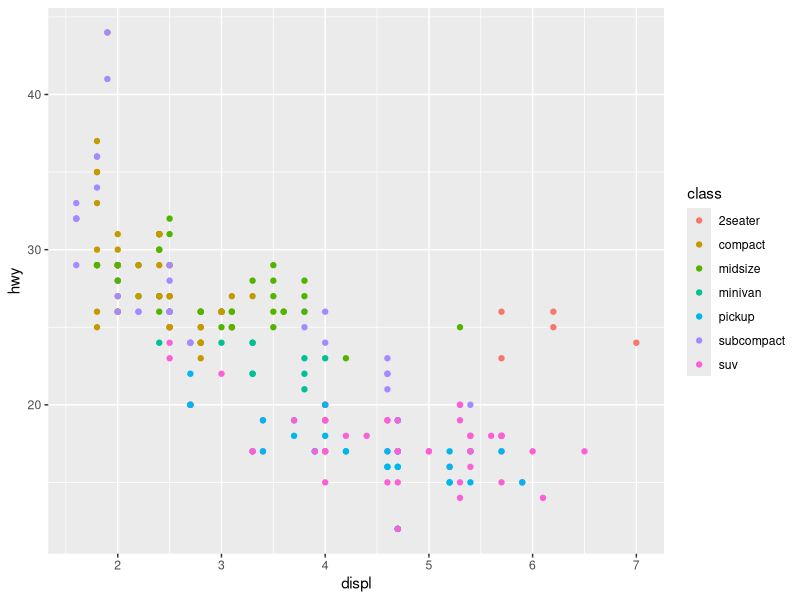
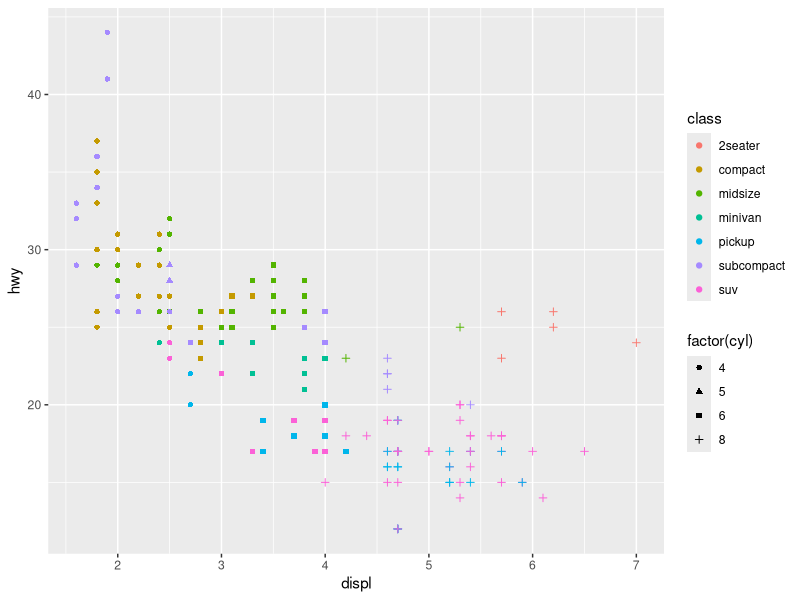
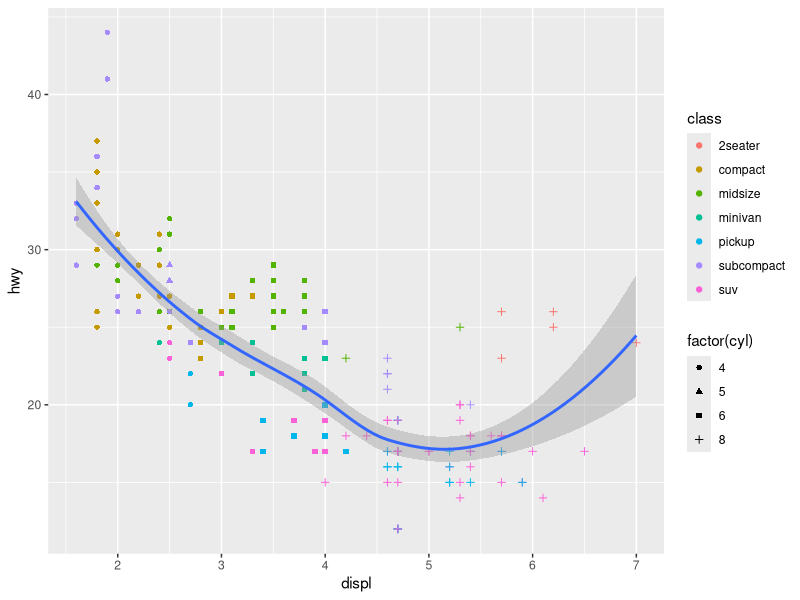
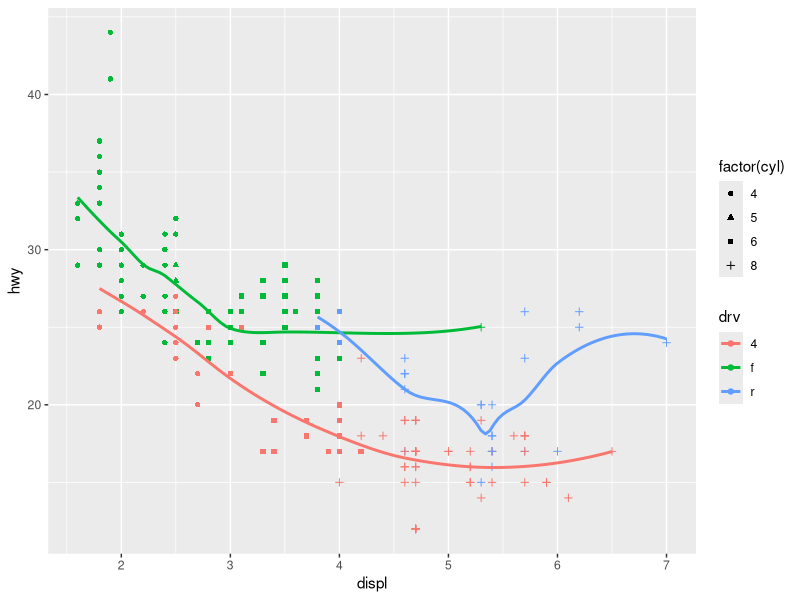
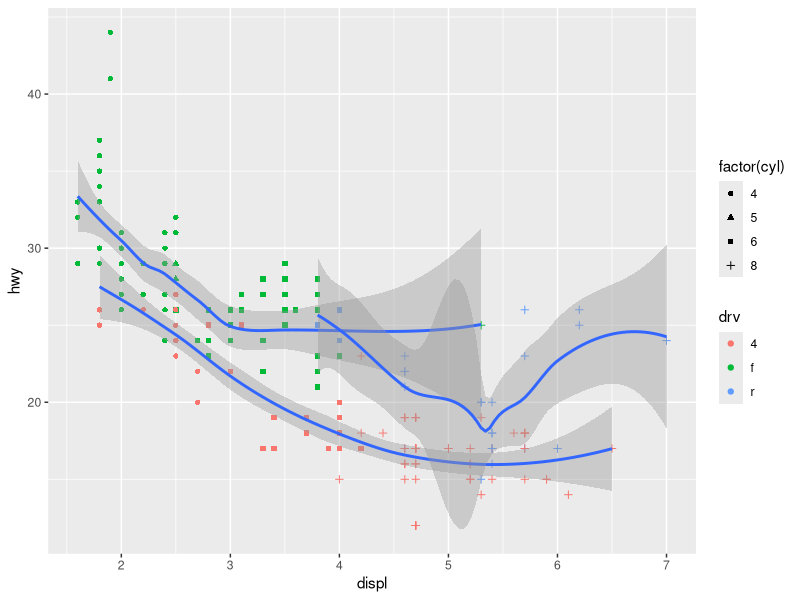
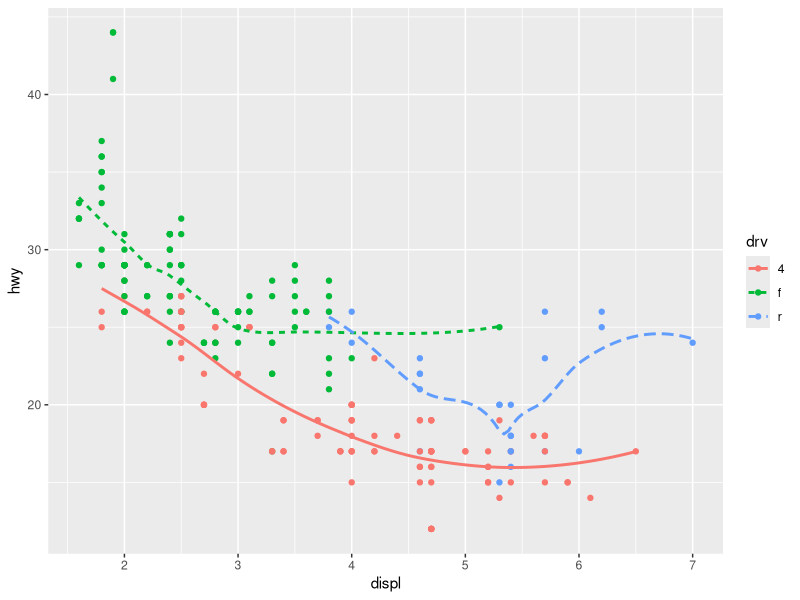
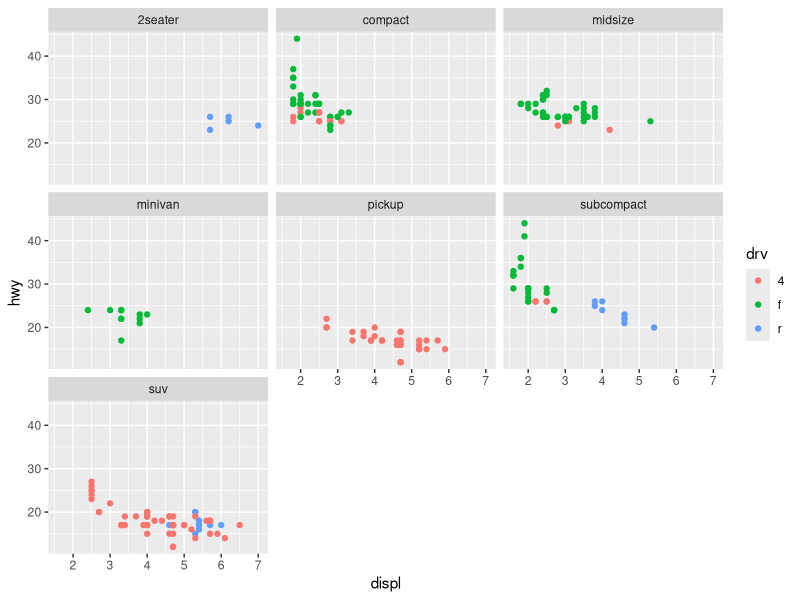
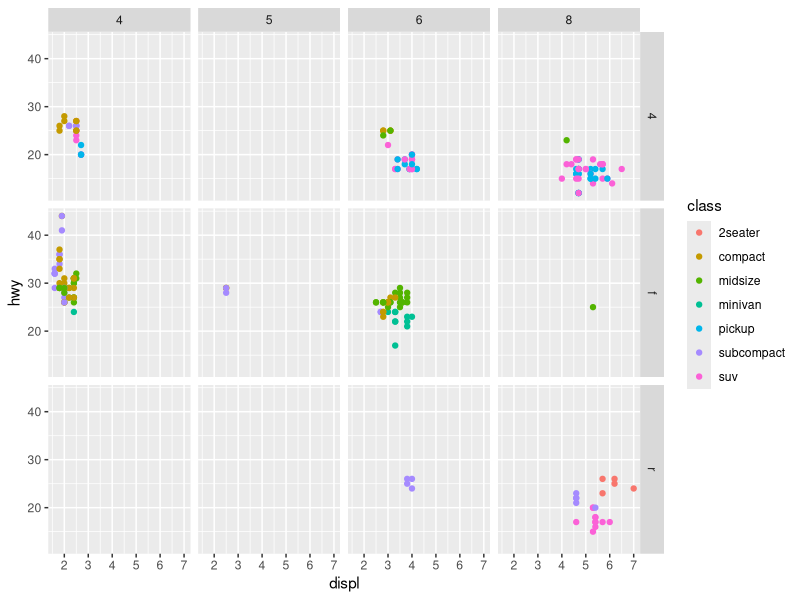

These charts were generated, in order, by the following R code:
## ---- chunk 1
library(tidyverse)
ggplot(data = mpg) +
  geom_point(mapping = aes(x = displ, y = hwy, color = class))
## ---- chunk 2
ggplot(data = mpg) +
  geom_point(mapping = aes(x = displ, y = hwy, color = class, shape = factor(cyl)))
## ---- chunk 3
ggplot(mpg) +
  geom_point(aes(x = displ, y = hwy, color = class, shape = factor(cyl))) +
  geom_smooth(aes(x = displ, y = hwy))
## ---- chunk 4
ggplot(mpg, aes(x = displ, y = hwy)) +
  geom_point(aes(color = drv, shape = factor(cyl))) +
  geom_smooth(aes(color = drv), se = FALSE)
## ---- chunk 5
ggplot(mpg, aes(x = displ, y = hwy)) +
  geom_point(aes(color = drv, shape = factor(cyl))) +
  geom_smooth(aes(group = drv))
## ---- chunk 6
ggplot(mpg, aes(x = displ, y = hwy)) +
  geom_point(aes(color = drv)) +
  geom_smooth(aes(color = drv, linetype = drv), se = FALSE)
## ---- chunk 7
ggplot(mpg, aes(x = displ, y = hwy)) +
  geom_point(aes(color = drv)) +
  facet_wrap(~ class)
## ---- chunk 8
ggplot(mpg, aes(x = displ, y = hwy)) +
  geom_point(aes(color = class)) +
  facet_grid(drv ~ cyl)
## ---- chunk 9
ggplot(mpg, aes(x = displ, y = hwy)) +
  geom_point(aes(color = cyl)) +
  geom_smooth(se = FALSE) +
  facet_wrap(~ drv)
